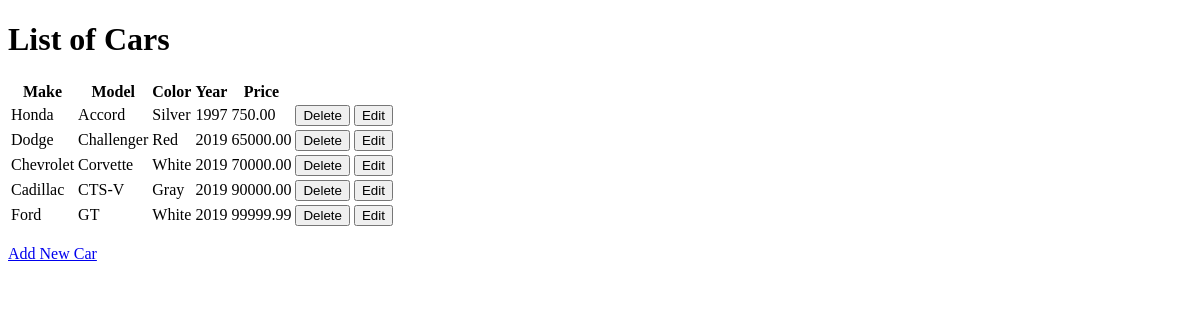
The page / on the database its author committed.
### tables this page shows
CREATE TABLE cars
(
    car_id int NOT NULL AUTO_INCREMENT,
    car_make varchar(15),
    car_model varchar(20),
    car_color varchar(10),
    car_year varchar(4),
    car_price decimal(7,2),
    PRIMARY KEY (car_id)
);

### index.php (the view, shortened to what this page needs)
<?php
require_once('db_conn.php');
$queryAllCars = 'SELECT * FROM cars
                 ORDER BY car_id';
$db_list_process = $db->prepare($queryAllCars);
$db_list_process->execute();
$cars = $db_list_process->fetchAll();
?>
<!DOCTYPE html>
<html lang="en">
<head>
    <link rel="stylesheet" type="text/css" href="main.css">
</head>
<body>
    <main>
        <h1>List of Cars</h1>
        <section>
            <table>
                <tr>
                    <th>Make</th>
                    <th>Model</th>
                    <th>Color</th>
                    <th>Year</th>
                    <th>Price</th>
                    <th>&nbsp;</th>
                    <th>&nbsp;</th>
                </tr>
                <?php foreach ($cars as $car) : ?>
                <tr>
                    <td><?php echo $car['car_make'];?></td>
                    <td><?php echo $car['car_model'];?></td>
                    <td><?php echo $car['car_color'];?></td>
                    <td><?php echo $car['car_year'];?></td>
                    <td><?php echo $car['car_price'];?></td>
                    <td>
                        <form action="index.php" method="post">
                            <input type="submit" name="delete" value="Delete">
                        </form>
                    </td>
                    <td>
                        <form action="edit_car.php" method="post">
                            <input type="submit" name="edit" value="Edit">
                        </form>
                    </td>
                </tr>
                <?php endforeach; ?>
            </table>
            <p><a href="add_car.php">Add New Car</a></p>
        </section>
    </main>
</body>
</html>

### rows shown on the page
cars: car_make "Honda", car_model "Accord", car_color "Silver", car_year "1997", car_price "750.00"
cars: car_make "Dodge", car_model "Challenger", car_color "Red", car_year "2019", car_price "65000.00"
cars: car_make "Chevrolet", car_model "Corvette", car_color "White", car_year "2019", car_price "70000.00"
cars: car_make "Cadillac", car_model "CTS-V", car_color "Gray", car_year "2019", car_price "90000.00"
cars: car_make "Ford", car_model "GT", car_color "White", car_year "2019", car_price "99999.99"
